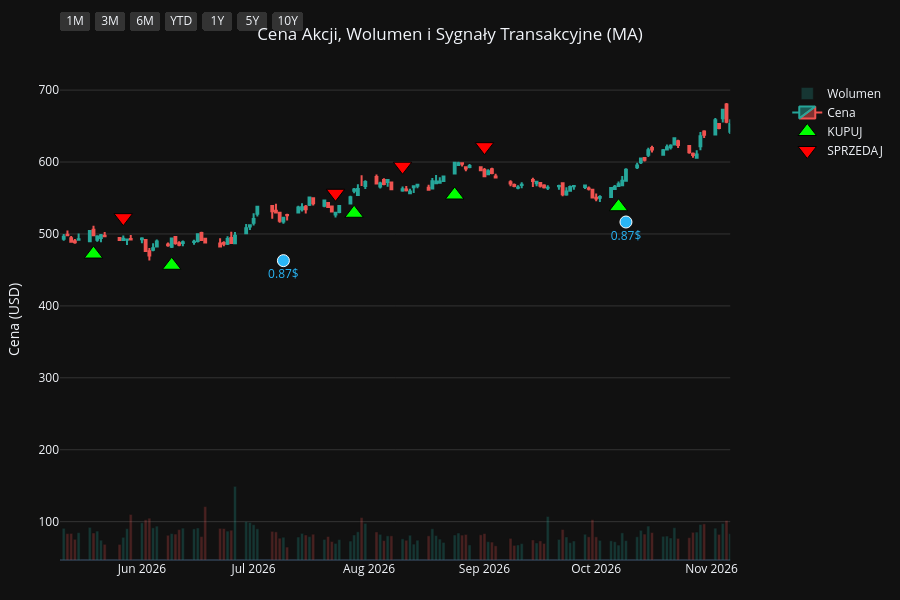
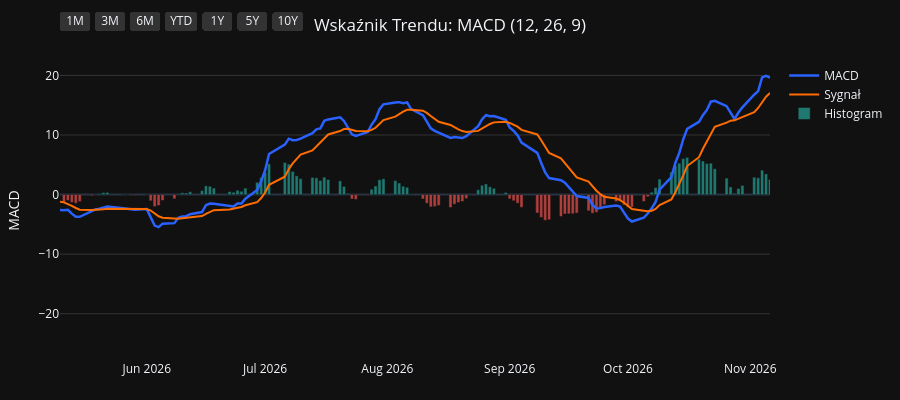
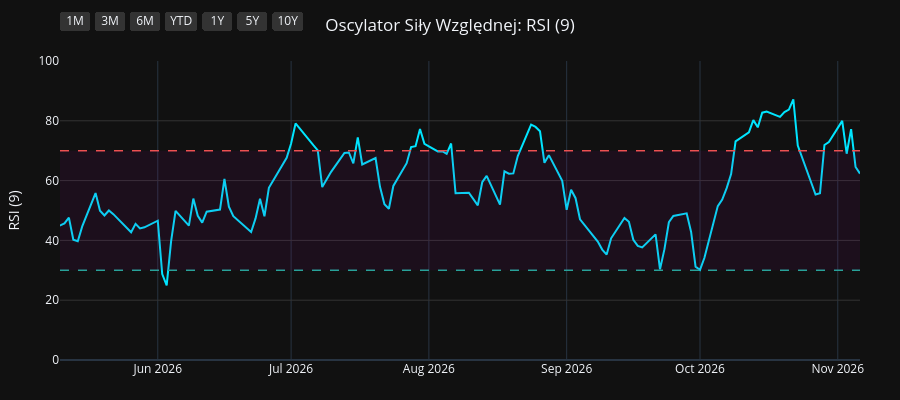
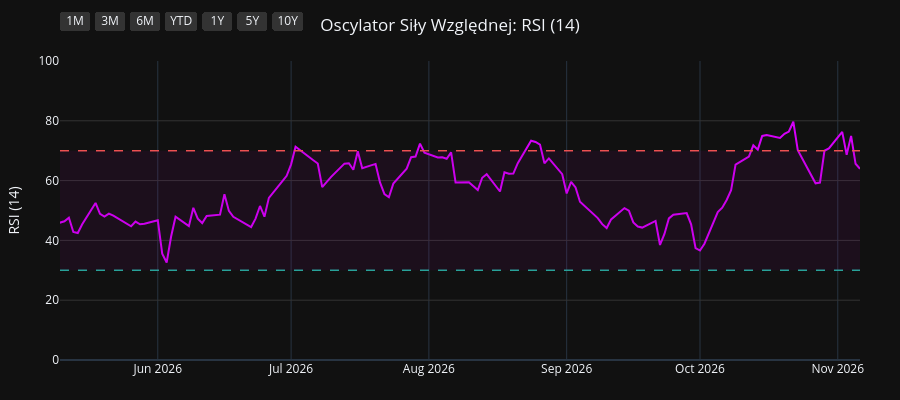

The notebook cell saved with these charts, in order:
### Code cell
import os
import yfinance as yf
import pandas as pd
import pandas_ta as ta
import plotly.graph_objects as go
from plotly.subplots import make_subplots

# 1. Pobranie i przygotowanie danych
symbol = os.environ.get("STOCK_TICKER", "").strip().upper()
if not symbol:
    raise RuntimeError("Set STOCK_TICKER before running price_extractor.ipynb")
df = yf.Ticker(symbol).history(period="10y")
df.index = df.index.tz_localize(None)

# Wskaźniki i sygnały
df.ta.macd(fast=12, slow=26, signal=9, append=True)
df.ta.rsi(length=9, append=True)
df.ta.rsi(length=14, append=True)
df.ta.rsi(length=21, append=True)
df.dropna(inplace=True)

macd = df['MACD_12_26_9']
signal = df['MACDs_12_26_9']
wczorajszy_macd = macd.shift(1)
wczorajszy_signal = signal.shift(1)

df['Decyzja'] = 'BRAK'
df.loc[(macd > signal) & (wczorajszy_macd <= wczorajszy_signal), 'Decyzja'] = 'KUPUJ'
df.loc[(macd < signal) & (wczorajszy_macd >= wczorajszy_signal), 'Decyzja'] = 'SPRZEDAJ'

df_kupuj = df[df['Decyzja'] == 'KUPUJ']
df_sprzedaj = df[df['Decyzja'] == 'SPRZEDAJ']
df_dywidendy = df[df['Dividends'] > 0]
df_splity = df[df['Stock Splits'] > 0]

# Wspólna konfiguracja osi X
konfiguracja_osi_x = dict(
    type="date",
    showspikes=True, spikemode="across", spikesnap="cursor", spikedash="dot", spikecolor="#ffffff", spikethickness=1, hoverformat="%Y-%m-%d",
    rangeselector=dict(
        buttons=list([
            dict(count=1, label="1M", step="month", stepmode="backward"),
            dict(count=3, label="3M", step="month", stepmode="backward"),
            dict(count=6, label="6M", step="month", stepmode="backward"),
            dict(count=1, label="YTD", step="year", stepmode="todate"),
            dict(count=1, label="1Y", step="year", stepmode="backward"),
            dict(count=5, label="5Y", step="year", stepmode="backward"),
            dict(step="all", label="10Y")
        ]),
        bgcolor="#333333", activecolor="#2962ff", x=0, y=1.1
    )
)

# ==========================================
# WYKRES 1: CENA + WOLUMEN + SYGNAŁY
# ==========================================
fig1 = make_subplots(specs=[[{"secondary_y": True}]])

kolory_wolumenu = ['#26a69a' if row['Close'] >= row['Open'] else '#ef5350' for index, row in df.iterrows()]
fig1.add_trace(go.Bar(x=df.index, y=df['Volume'], marker_color=kolory_wolumenu, opacity=0.25, name='Wolumen'), secondary_y=True)
fig1.add_trace(go.Candlestick(x=df.index, open=df['Open'], high=df['High'], low=df['Low'], close=df['Close'], name='Cena', increasing_line_color='#26a69a', decreasing_line_color='#ef5350'), secondary_y=False)
fig1.add_trace(go.Scatter(x=df_kupuj.index, y=df_kupuj['Low'] * 0.95, customdata=df_kupuj[['Low', 'High']], mode='markers', marker=dict(symbol='triangle-up', size=16, color='#00ff00', line=dict(width=1, color='black')), name='KUPUJ', hovertemplate='KUPUJ<br>Najniższa: %{customdata[0]:.2f}<br>Najwyższa: %{customdata[1]:.2f}<extra></extra>'), secondary_y=False)
fig1.add_trace(go.Scatter(x=df_sprzedaj.index, y=df_sprzedaj['High'] * 1.05, customdata=df_sprzedaj[['Low', 'High']], mode='markers', marker=dict(symbol='triangle-down', size=16, color='#ff0000', line=dict(width=1, color='black')), name='SPRZEDAJ', hovertemplate='SPRZEDAJ<br>Najniższa: %{customdata[0]:.2f}<br>Najwyższa: %{customdata[1]:.2f}<extra></extra>'), secondary_y=False)

if not df_dywidendy.empty:
    fig1.add_trace(go.Scatter(x=df_dywidendy.index, y=df_dywidendy['Low'] * 0.90, mode='markers+text', marker=dict(symbol='circle', size=12, color='#29b6f6', line=dict(width=1, color='white')), text=df_dywidendy['Dividends'].apply(lambda x: f"{x}$"), textposition="bottom center", name='Dywidenda', showlegend=False, hovertemplate='Dywidenda: %{text}<extra></extra>', textfont=dict(color="#29b6f6")), secondary_y=False)
if not df_splity.empty:
                    fig1.add_trace(go.Scatter(x=df_splity.index, y=df_splity['High'], mode='markers+text', marker=dict(symbol='star', size=16, color='#ffee58', line=dict(width=1, color='black')), text=df_splity['Stock Splits'].apply(lambda x: f"{x:g}:1" if x >= 1 else f"1:{1 / x:g}"), textposition="top center", name='Split', hovertemplate='%{text}<extra></extra>', textfont=dict(color="#ffee58")), secondary_y=False)

fig1.update_layout(title=dict(text=f"Cena Akcji, Wolumen i Sygnały Transakcyjne ({symbol})", x=0.5, xanchor='center'), dragmode='pan', xaxis_rangeslider_visible=False, template='plotly_dark', height=600, hovermode='x unified', margin=dict(l=60, r=40, t=60, b=40))
fig1.update_xaxes(**konfiguracja_osi_x)
fig1.update_xaxes(range=[df.index.max() - pd.Timedelta(days=180), df.index.max()])
fig1.update_yaxes(title_text="Cena (USD)", secondary_y=False, gridcolor='#333333')
fig1.update_yaxes(range=[0, df['Volume'].max() * 4], showgrid=False, showticklabels=False, secondary_y=True)
fig1.show(config={'scrollZoom': True})

# ==========================================
# WYKRES 2: WSKAŹNIK MACD
# ==========================================
fig2 = go.Figure()
fig2.add_trace(go.Scatter(x=df.index, y=df['MACD_12_26_9'], line=dict(color='#2962ff', width=2.5), name='MACD'))
fig2.add_trace(go.Scatter(x=df.index, y=df['MACDs_12_26_9'], line=dict(color='#ff6d00', width=2), name='Sygnał'))
kolory_macd = ['#26a69a' if val >= 0 else '#ef5350' for val in df['MACDh_12_26_9']]
fig2.add_trace(go.Bar(x=df.index, y=df['MACDh_12_26_9'], marker_color=kolory_macd, name='Histogram', opacity=0.7))
fig2.update_layout(title=dict(text="Wskaźnik Trendu: MACD (12, 26, 9)", x=0.5, xanchor='center'), dragmode='pan', xaxis_rangeslider_visible=False, template='plotly_dark', height=400, hovermode='x unified', margin=dict(l=60, r=40, t=60, b=40))
fig2.update_xaxes(**konfiguracja_osi_x)
fig2.update_xaxes(range=[df.index.max() - pd.Timedelta(days=180), df.index.max()])
fig2.update_yaxes(title_text="MACD", gridcolor='#333333')
fig2.show(config={'scrollZoom': True})

# ==========================================
# WYKRES 3: OSCYLATOR RSI (9)
# ==========================================
fig3 = go.Figure()
fig3.add_trace(go.Scatter(x=df.index, y=df['RSI_9'], line=dict(color='#00e5ff', width=2), name='RSI (9)'))
fig3.add_hline(y=70, line_dash="dash", line_color="#ef5350", line_width=1.5)
fig3.add_hline(y=30, line_dash="dash", line_color="#26a69a", line_width=1.5)
fig3.add_hrect(y0=30, y1=70, line_width=0, fillcolor="purple", opacity=0.1)
fig3.update_layout(title=dict(text="Oscylator Siły Względnej: RSI (9)", x=0.5, xanchor='center'), dragmode='pan', xaxis_rangeslider_visible=False, template='plotly_dark', height=400, hovermode='x unified', margin=dict(l=60, r=40, t=60, b=40))
fig3.update_xaxes(**konfiguracja_osi_x)
fig3.update_xaxes(range=[df.index.max() - pd.Timedelta(days=180), df.index.max()])
fig3.update_yaxes(title_text="RSI (9)", range=[0, 100], gridcolor='#333333')
fig3.show(config={'scrollZoom': True})

# ==========================================
# WYKRES 4: OSCYLATOR RSI (14)
# ==========================================
fig4 = go.Figure()
fig4.add_trace(go.Scatter(x=df.index, y=df['RSI_14'], line=dict(color='#d500f9', width=2), name='RSI (14)'))
fig4.add_hline(y=70, line_dash="dash", line_color="#ef5350", line_width=1.5)
fig4.add_hline(y=30, line_dash="dash", line_color="#26a69a", line_width=1.5)
fig4.add_hrect(y0=30, y1=70, line_width=0, fillcolor="purple", opacity=0.1)
fig4.update_layout(title=dict(text="Oscylator Siły Względnej: RSI (14)", x=0.5, xanchor='center'), dragmode='pan', xaxis_rangeslider_visible=False, template='plotly_dark', height=400, hovermode='x unified', margin=dict(l=60, r=40, t=60, b=40))
fig4.update_xaxes(**konfiguracja_osi_x)
fig4.update_xaxes(range=[df.index.max() - pd.Timedelta(days=180), df.index.max()])
fig4.update_yaxes(title_text="RSI (14)", range=[0, 100], gridcolor='#333333')
fig4.show(config={'scrollZoom': True})

# ==========================================
# WYKRES 5: OSCYLATOR RSI (21)
# ==========================================
fig5 = go.Figure()
fig5.add_trace(go.Scatter(x=df.index, y=df['RSI_21'], line=dict(color='#64dd17', width=2), name='RSI (21)'))
fig5.add_hline(y=70, line_dash="dash", line_color="#ef5350", line_width=1.5)
fig5.add_hline(y=30, line_dash="dash", line_color="#26a69a", line_width=1.5)
fig5.add_hrect(y0=30, y1=70, line_width=0, fillcolor="purple", opacity=0.1)
fig5.update_layout(title=dict(text="Oscylator Siły Względnej: RSI (21)", x=0.5, xanchor='center'), dragmode='pan', xaxis_rangeslider_visible=False, template='plotly_dark', height=400, hovermode='x unified', margin=dict(l=60, r=40, t=60, b=40))
fig5.update_xaxes(**konfiguracja_osi_x)
fig5.update_xaxes(range=[df.index.max() - pd.Timedelta(days=180), df.index.max()])
fig5.update_yaxes(title_text="RSI (21)", range=[0, 100], gridcolor='#333333')
fig5.show(config={'scrollZoom': True})

### Figure 1 — Plotly figure (JSON) as saved in the notebook; plotly's stock layout.template omitted (floating-point values rounded to 4 significant figures; data arrays with more than 128 entries replaced by an {"elided": "..."} marker saying what was removed)
{"data": [{"marker": {"color": {"elided": "2481 str values"}}, "name": "Wolumen", "opacity": 0.25, "type": "bar", "x": {"elided": "2481 str values"}, "xaxis": "x", "y": {"elided": "2481 int values"}, "yaxis": "y2"}, {"close": {"elided": "2481 float values"}, "decreasing": {"line": {"color": "#ef5350"}}, "high": {"elided": "2481 float values"}, "increasing": {"line": {"color": "#26a69a"}}, "low": {"elided": "2481 float values"}, "name": "Cena", "open": {"elided": "2481 float values"}, "type": "candlestick", "x": {"elided": "2481 str values"}, "xaxis": "x", "yaxis": "y"}, {"customdata": {"elided": "107x2 float values"}, "hovertemplate": "KUPUJ<br>Najniższa: %{customdata[0]:.2f}<br>Najwyższa: %{customdata[1]:.2f}<extra></extra>", "marker": {"color": "#00ff00", "line": {"color": "black", "width": 1}, "size": 16, "symbol": "triangle-up"}, "mode": "markers", "name": "KUPUJ", "type": "scatter", "x": ["2017-02-15T00:00:00", "2017-03-16T00:00:00", "2017-04-20T00:00:00", "2017-05-23T00:00:00", "2017-07-12T00:00:00", "2017-08-02T00:00:00", "2017-08-16T00:00:00", "2017-08-22T00:00:00", "2017-09-07T00:00:00", "2017-10-09T00:00:00", "2017-10-31T00:00:00", "2017-11-06T00:00:00", "2017-11-24T00:00:00", "2017-12-12T00:00:00", "2018-01-03T00:00:00", "2018-02-15T00:00:00", "2018-03-07T00:00:00", "2018-03-16T00:00:00", "2018-04-17T00:00:00", "2018-04-26T00:00:00", "2018-06-05T00:00:00", "2018-07-11T00:00:00", "2018-08-22T00:00:00", "2018-11-05T00:00:00", "2018-11-28T00:00:00", "2019-01-02T00:00:00", "2019-01-04T00:00:00", "2019-03-21T00:00:00", "2019-04-01T00:00:00", "2019-04-22T00:00:00", "2019-05-17T00:00:00", "2019-06-07T00:00:00", "2019-06-20T00:00:00", "2019-07-02T00:00:00", "2019-08-19T00:00:00", "2019-10-10T00:00:00", "2019-10-29T00:00:00", "2019-11-08T00:00:00", "2019-12-13T00:00:00", "2020-01-02T00:00:00", "2020-01-08T00:00:00", "2020-02-12T00:00:00", "2020-03-26T00:00:00", "2020-07-17T00:00:00", "2020-10-01T00:00:00", "2020-11-09T00:00:00", "2020-12-28T00:00:00", "2021-02-04T00:00:00", "2021-04-08T00:00:00", "2021-06-04T00:00:00", "2021-07-02T00:00:00", "2021-07-22T00:00:00", "2021-09-09T00:00:00", "2021-09-22T00:00:00", "2021-10-15T00:00:00", "2021-11-09T00:00:00", "2021-12-07T00:00:00", "2022-01-31T00:00:00", "2022-03-16T00:00:00", "2022-04-18T00:00:00", "2022-04-28T00:00:00", "2022-05-23T00:00:00", "2022-07-06T00:00:00", "2022-08-15T00:00:00", "2022-10-05T00:00:00", "2023-01-06T00:00:00", "2023-03-06T00:00:00", "2023-03-21T00:00:00", "2023-04-27T00:00:00", "2023-05-18T00:00:00", "2023-06-15T00:00:00", "2023-07-24T00:00:00", "2023-08-23T00:00:00", "2023-10-12T00:00:00", "2023-11-03T00:00:00", "2024-01-18T00:00:00", "2024-02-26T00:00:00", "2024-03-20T00:00:00", "2024-05-09T00:00:00", "2024-06-07T00:00:00", "2024-07-05T00:00:00", "2024-07-17T00:00:00", "2024-07-30T00:00:00", "2024-10-14T00:00:00", "2024-11-08T00:00:00", "2024-11-27T00:00:00", "2024-12-26T00:00:00", "2025-01-17T00:00:00", "2025-03-25T00:00:00", "2025-04-17T00:00:00", "2025-07-03T00:00:00", "2025-07-22T00:00:00", "2025-10-06T00:00:00", "2025-10-21T00:00:00", "2025-11-11T00:00:00", "2025-11-26T00:00:00", "2026-01-07T00:00:00", "2026-02-02T00:00:00", "2026-03-03T00:00:00", "2026-03-25T00:00:00", "2026-03-30T00:00:00", "2026-04-29T00:00:00", "2026-05-19T00:00:00", "2026-06-09T00:00:00", "2026-07-28T00:00:00", "2026-08-24T00:00:00", "2026-10-07T00:00:00"], "xaxis": "x", "y": [97.67, 100.2, 101.4, 107.0, 112.3, 116.4, 118.8, 119.2, 122.3, 129.0, 131.9, 134.5, 136.5, 136.0, 137.4, 154.9, 158.7, 163.7, 158.1, 157.7, 179.1, 181.5, 183.4, 176.3, 175.4, 168.2, 167.4, 207.5, 215.4, 217.7, 228.4, 236.4, 239.0, 242.6, 250.9, 247.6, 249.2, 248.0, 264.5, 273.3, 274.6, 300.9, 230.9, 274.4, 311.9, 312.8, 309.1, 307.8, 342.9, 334.5, 342.3, 347.2, 322.2, 311.8, 320.6, 313.2, 311.0, 347.4, 310.9, 326.6, 341.0, 313.4, 291.9, 324.9, 275.3, 330.1, 335.6, 325.9, 335.9, 359.0, 344.7, 369.6, 371.2, 370.8, 358.1, 399.5, 441.1, 452.0, 424.5, 418.6, 415.8, 414.3, 415.2, 471.2, 487.6, 494.2, 500.2, 489.7, 509.4, 479.3, 527.9, 523.4, 536.6, 529.3, 517.3, 513.7, 545.2, 511.4, 485.0, 467.5, 460.4, 493.3, 472.1, 456.4, 528.8, 554.2, 537.8], "yaxis": "y"}, {"customdata": {"elided": "107x2 float values"}, "hovertemplate": "SPRZEDAJ<br>Najniższa: %{customdata[0]:.2f}<br>Najwyższa: %{customdata[1]:.2f}<extra></extra>", "marker": {"color": "#ff0000", "line": {"color": "black", "width": 1}, "size": 16, "symbol": "triangle-down"}, "mode": "markers", "name": "SPRZEDAJ", "type": "scatter", "x": ["2017-01-31T00:00:00", "2017-03-09T00:00:00", "2017-03-21T00:00:00", "2017-05-10T00:00:00", "2017-06-12T00:00:00", "2017-07-31T00:00:00", "2017-08-03T00:00:00", "2017-08-17T00:00:00", "2017-08-31T00:00:00", "2017-09-25T00:00:00", "2017-10-19T00:00:00", "2017-11-02T00:00:00", "2017-11-09T00:00:00", "2017-11-29T00:00:00", "2017-12-22T00:00:00", "2018-02-05T00:00:00", "2018-03-01T00:00:00", "2018-03-15T00:00:00", "2018-03-19T00:00:00", "2018-04-25T00:00:00", "2018-05-22T00:00:00", "2018-06-14T00:00:00", "2018-07-27T00:00:00", "2018-10-03T00:00:00", "2018-11-19T00:00:00", "2018-12-17T00:00:00", "2019-01-03T00:00:00", "2019-02-25T00:00:00", "2019-03-22T00:00:00", "2019-04-05T00:00:00", "2019-05-06T00:00:00", "2019-05-24T00:00:00", "2019-06-18T00:00:00", "2019-06-25T00:00:00", "2019-07-19T00:00:00", "2019-09-10T00:00:00", "2019-10-22T00:00:00", "2019-11-07T00:00:00", "2019-12-10T00:00:00", "2019-12-30T00:00:00", "2020-01-03T00:00:00", "2020-01-28T00:00:00", "2020-02-24T00:00:00", "2020-06-11T00:00:00", "2020-09-04T00:00:00", "2020-10-16T00:00:00", "2020-12-10T00:00:00", "2021-01-12T00:00:00", "2021-03-18T00:00:00", "2021-04-30T00:00:00", "2021-06-30T00:00:00", "2021-07-20T00:00:00", "2021-08-02T00:00:00", "2021-09-21T00:00:00", "2021-10-13T00:00:00", "2021-10-27T00:00:00", "2021-11-22T00:00:00", "2022-01-12T00:00:00", "2022-02-10T00:00:00", "2022-04-11T00:00:00", "2022-04-25T00:00:00", "2022-05-05T00:00:00", "2022-06-10T00:00:00", "2022-08-11T00:00:00", "2022-08-18T00:00:00", "2022-12-06T00:00:00", "2023-01-27T00:00:00", "2023-03-09T00:00:00", "2023-04-26T00:00:00", "2023-05-16T00:00:00", "2023-05-22T00:00:00", "2023-07-21T00:00:00", "2023-07-25T00:00:00", "2023-09-15T00:00:00", "2023-10-19T00:00:00", "2023-12-26T00:00:00", "2024-02-20T00:00:00", "2024-03-04T00:00:00", "2024-03-25T00:00:00", "2024-05-28T00:00:00", "2024-06-28T00:00:00", "2024-07-09T00:00:00", "2024-07-24T00:00:00", "2024-09-20T00:00:00", "2024-10-25T00:00:00", "2024-11-19T00:00:00", "2024-12-04T00:00:00", "2024-12-30T00:00:00", "2025-02-19T00:00:00", "2025-04-04T00:00:00", "2025-05-22T00:00:00", "2025-07-14T00:00:00", "2025-09-03T00:00:00", "2025-10-09T00:00:00", "2025-10-30T00:00:00", "2025-11-17T00:00:00", "2026-01-02T00:00:00", "2026-01-09T00:00:00", "2026-02-12T00:00:00", "2026-03-12T00:00:00", "2026-03-27T00:00:00", "2026-04-28T00:00:00", "2026-05-01T00:00:00", "2026-05-27T00:00:00", "2026-07-23T00:00:00", "2026-08-10T00:00:00", "2026-09-01T00:00:00"], "xaxis": "x", "y": [106.3, 110.5, 111.9, 116.1, 121.4, 128.0, 130.1, 132.0, 134.0, 141.6, 145.8, 148.9, 149.5, 154.1, 151.2, 171.8, 177.2, 182.0, 182.2, 174.0, 192.8, 201.5, 212.2, 224.8, 200.0, 194.1, 188.1, 226.5, 237.2, 239.1, 250.6, 255.0, 263.9, 268.0, 281.6, 283.6, 277.8, 277.5, 292.7, 303.7, 305.1, 324.8, 332.7, 310.1, 351.5, 349.9, 340.3, 353.4, 381.3, 391.4, 376.3, 383.3, 396.9, 349.3, 356.2, 357.8, 348.0, 379.7, 387.8, 359.2, 362.8, 375.8, 351.8, 364.2, 368.0, 363.9, 390.7, 373.8, 382.8, 394.5, 398.4, 413.5, 417.0, 430.8, 407.2, 439.1, 470.9, 492.4, 498.2, 466.1, 463.7, 463.7, 451.5, 511.3, 533.9, 542.2, 545.9, 548.3, 592.9, 541.1, 596.4, 582.5, 618.9, 604.5, 587.3, 573.1, 595.6, 607.4, 567.4, 528.3, 522.5, 541.1, 532.7, 522.6, 556.6, 594.2, 621.3], "yaxis": "y"}, {"hovertemplate": "Dywidenda: %{text}<extra></extra>", "marker": {"color": "#29b6f6", "line": {"color": "white", "width": 1}, "size": 12, "symbol": "circle"}, "mode": "markers+text", "name": "Dywidenda", "showlegend": false, "text": ["0.22$", "0.22$", "0.22$", "0.22$", "0.25$", "0.25$", "0.25$", "0.25$", "0.33$", "0.33$", "0.33$", "0.33$", "0.4$", "0.4$", "0.4$", "0.4$", "0.44$", "0.44$", "0.44$", "0.44$", "0.49$", "0.49$", "0.49$", "0.49$", "0.57$", "0.57$", "0.57$", "0.57$", "0.66$", "0.66$", "0.66$", "0.66$", "0.76$", "0.76$", "0.76$", "0.76$", "0.87$", "0.87$", "0.87$", "0.87$"], "textfont": {"color": "#29b6f6"}, "textposition": "bottom center", "type": "scatter", "x": ["2017-01-05T00:00:00", "2017-04-05T00:00:00", "2017-07-05T00:00:00", "2017-10-05T00:00:00", "2018-01-08T00:00:00", "2018-04-06T00:00:00", "2018-07-06T00:00:00", "2018-10-05T00:00:00", "2019-01-08T00:00:00", "2019-04-08T00:00:00", "2019-07-08T00:00:00", "2019-10-08T00:00:00", "2020-01-08T00:00:00", "2020-04-08T00:00:00", "2020-07-08T00:00:00", "2020-10-08T00:00:00", "2021-01-07T00:00:00", "2021-04-08T00:00:00", "2021-07-08T00:00:00", "2021-10-07T00:00:00", "2022-01-06T00:00:00", "2022-04-07T00:00:00", "2022-07-07T00:00:00", "2022-10-06T00:00:00", "2023-01-06T00:00:00", "2023-04-05T00:00:00", "2023-07-06T00:00:00", "2023-10-05T00:00:00", "2024-01-08T00:00:00", "2024-04-08T00:00:00", "2024-07-09T00:00:00", "2024-10-09T00:00:00", "2025-01-10T00:00:00", "2025-04-09T00:00:00", "2025-07-09T00:00:00", "2025-10-09T00:00:00", "2026-01-09T00:00:00", "2026-04-09T00:00:00", "2026-07-09T00:00:00", "2026-10-09T00:00:00"], "xaxis": "x", "y": [90.56, 95.37, 103.4, 121.8, 135.4, 144.9, 169.6, 182.2, 162.4, 201.1, 232.7, 230.5, 260.2, 224.5, 258.2, 299.2, 303.2, 324.8, 319.0, 304.9, 320.6, 302.9, 280.3, 262.6, 312.7, 318.8, 344.0, 344.8, 368.8, 420.5, 393.2, 440.7, 448.2, 419.2, 499.5, 503.0, 515.3, 446.6, 462.9, 516.6], "yaxis": "y"}], "layout": {"dragmode": "pan", "height": 600, "hovermode": "x unified", "margin": {"b": 40, "l": 60, "r": 40, "t": 60}, "title": {"text": "Cena Akcji, Wolumen i Sygnały Transakcyjne (MA)", "x": 0.5, "xanchor": "center"}, "xaxis": {"anchor": "y", "domain": [0.0, 0.94], "hoverformat": "%Y-%m-%d", "range": ["2026-05-10T00:00:00", "2026-11-06T00:00:00"], "rangeselector": {"activecolor": "#2962ff", "bgcolor": "#333333", "buttons": [{"count": 1, "label": "1M", "step": "month", "stepmode": "backward"}, {"count": 3, "label": "3M", "step": "month", "stepmode": "backward"}, {"count": 6, "label": "6M", "step": "month", "stepmode": "backward"}, {"count": 1, "label": "YTD", "step": "year", "stepmode": "todate"}, {"count": 1, "label": "1Y", "step": "year", "stepmode": "backward"}, {"count": 5, "label": "5Y", "step": "year", "stepmode": "backward"}, {"label": "10Y", "step": "all"}], "x": 0, "y": 1.1}, "rangeslider": {"visible": false}, "showspikes": true, "spikecolor": "#ffffff", "spikedash": "dot", "spikemode": "across", "spikesnap": "cursor", "spikethickness": 1, "type": "date"}, "yaxis": {"anchor": "x", "domain": [0.0, 1.0], "gridcolor": "#333333", "title": {"text": "Cena (USD)"}}, "yaxis2": {"anchor": "x", "overlaying": "y", "range": [0, 60126000], "showgrid": false, "showticklabels": false, "side": "right"}}}

### Figure 2 — Plotly figure (JSON) as saved in the notebook; plotly's stock layout.template omitted (floating-point values rounded to 4 significant figures; data arrays with more than 128 entries replaced by an {"elided": "..."} marker saying what was removed)
{"data": [{"line": {"color": "#2962ff", "width": 2.5}, "name": "MACD", "type": "scatter", "x": {"elided": "2481 str values"}, "y": {"elided": "2481 float values"}}, {"line": {"color": "#ff6d00", "width": 2}, "name": "Sygnał", "type": "scatter", "x": {"elided": "2481 str values"}, "y": {"elided": "2481 float values"}}, {"marker": {"color": {"elided": "2481 str values"}}, "name": "Histogram", "opacity": 0.7, "type": "bar", "x": {"elided": "2481 str values"}, "y": {"elided": "2481 float values"}}], "layout": {"dragmode": "pan", "height": 400, "hovermode": "x unified", "margin": {"b": 40, "l": 60, "r": 40, "t": 60}, "title": {"text": "Wskaźnik Trendu: MACD (12, 26, 9)", "x": 0.5, "xanchor": "center"}, "xaxis": {"hoverformat": "%Y-%m-%d", "range": ["2026-05-10T00:00:00", "2026-11-06T00:00:00"], "rangeselector": {"activecolor": "#2962ff", "bgcolor": "#333333", "buttons": [{"count": 1, "label": "1M", "step": "month", "stepmode": "backward"}, {"count": 3, "label": "3M", "step": "month", "stepmode": "backward"}, {"count": 6, "label": "6M", "step": "month", "stepmode": "backward"}, {"count": 1, "label": "YTD", "step": "year", "stepmode": "todate"}, {"count": 1, "label": "1Y", "step": "year", "stepmode": "backward"}, {"count": 5, "label": "5Y", "step": "year", "stepmode": "backward"}, {"label": "10Y", "step": "all"}], "x": 0, "y": 1.1}, "rangeslider": {"visible": false}, "showspikes": true, "spikecolor": "#ffffff", "spikedash": "dot", "spikemode": "across", "spikesnap": "cursor", "spikethickness": 1, "type": "date"}, "yaxis": {"gridcolor": "#333333", "title": {"text": "MACD"}}}}

### Figure 3 — Plotly figure (JSON) as saved in the notebook; plotly's stock layout.template omitted (floating-point values rounded to 4 significant figures; data arrays with more than 128 entries replaced by an {"elided": "..."} marker saying what was removed)
{"data": [{"line": {"color": "#00e5ff", "width": 2}, "name": "RSI (9)", "type": "scatter", "x": {"elided": "2481 str values"}, "y": {"elided": "2481 float values"}}], "layout": {"dragmode": "pan", "height": 400, "hovermode": "x unified", "margin": {"b": 40, "l": 60, "r": 40, "t": 60}, "shapes": [{"line": {"color": "#ef5350", "dash": "dash", "width": 1.5}, "type": "line", "x0": 0, "x1": 1, "xref": "x domain", "y0": 70, "y1": 70, "yref": "y"}, {"line": {"color": "#26a69a", "dash": "dash", "width": 1.5}, "type": "line", "x0": 0, "x1": 1, "xref": "x domain", "y0": 30, "y1": 30, "yref": "y"}, {"fillcolor": "purple", "line": {"width": 0}, "opacity": 0.1, "type": "rect", "x0": 0, "x1": 1, "xref": "x domain", "y0": 30, "y1": 70, "yref": "y"}], "title": {"text": "Oscylator Siły Względnej: RSI (9)", "x": 0.5, "xanchor": "center"}, "xaxis": {"hoverformat": "%Y-%m-%d", "range": ["2026-05-10T00:00:00", "2026-11-06T00:00:00"], "rangeselector": {"activecolor": "#2962ff", "bgcolor": "#333333", "buttons": [{"count": 1, "label": "1M", "step": "month", "stepmode": "backward"}, {"count": 3, "label": "3M", "step": "month", "stepmode": "backward"}, {"count": 6, "label": "6M", "step": "month", "stepmode": "backward"}, {"count": 1, "label": "YTD", "step": "year", "stepmode": "todate"}, {"count": 1, "label": "1Y", "step": "year", "stepmode": "backward"}, {"count": 5, "label": "5Y", "step": "year", "stepmode": "backward"}, {"label": "10Y", "step": "all"}], "x": 0, "y": 1.1}, "rangeslider": {"visible": false}, "showspikes": true, "spikecolor": "#ffffff", "spikedash": "dot", "spikemode": "across", "spikesnap": "cursor", "spikethickness": 1, "type": "date"}, "yaxis": {"gridcolor": "#333333", "range": [0, 100], "title": {"text": "RSI (9)"}}}}

### Figure 4 — Plotly figure (JSON) as saved in the notebook; plotly's stock layout.template omitted (floating-point values rounded to 4 significant figures; data arrays with more than 128 entries replaced by an {"elided": "..."} marker saying what was removed)
{"data": [{"line": {"color": "#d500f9", "width": 2}, "name": "RSI (14)", "type": "scatter", "x": {"elided": "2481 str values"}, "y": {"elided": "2481 float values"}}], "layout": {"dragmode": "pan", "height": 400, "hovermode": "x unified", "margin": {"b": 40, "l": 60, "r": 40, "t": 60}, "shapes": [{"line": {"color": "#ef5350", "dash": "dash", "width": 1.5}, "type": "line", "x0": 0, "x1": 1, "xref": "x domain", "y0": 70, "y1": 70, "yref": "y"}, {"line": {"color": "#26a69a", "dash": "dash", "width": 1.5}, "type": "line", "x0": 0, "x1": 1, "xref": "x domain", "y0": 30, "y1": 30, "yref": "y"}, {"fillcolor": "purple", "line": {"width": 0}, "opacity": 0.1, "type": "rect", "x0": 0, "x1": 1, "xref": "x domain", "y0": 30, "y1": 70, "yref": "y"}], "title": {"text": "Oscylator Siły Względnej: RSI (14)", "x": 0.5, "xanchor": "center"}, "xaxis": {"hoverformat": "%Y-%m-%d", "range": ["2026-05-10T00:00:00", "2026-11-06T00:00:00"], "rangeselector": {"activecolor": "#2962ff", "bgcolor": "#333333", "buttons": [{"count": 1, "label": "1M", "step": "month", "stepmode": "backward"}, {"count": 3, "label": "3M", "step": "month", "stepmode": "backward"}, {"count": 6, "label": "6M", "step": "month", "stepmode": "backward"}, {"count": 1, "label": "YTD", "step": "year", "stepmode": "todate"}, {"count": 1, "label": "1Y", "step": "year", "stepmode": "backward"}, {"count": 5, "label": "5Y", "step": "year", "stepmode": "backward"}, {"label": "10Y", "step": "all"}], "x": 0, "y": 1.1}, "rangeslider": {"visible": false}, "showspikes": true, "spikecolor": "#ffffff", "spikedash": "dot", "spikemode": "across", "spikesnap": "cursor", "spikethickness": 1, "type": "date"}, "yaxis": {"gridcolor": "#333333", "range": [0, 100], "title": {"text": "RSI (14)"}}}}
